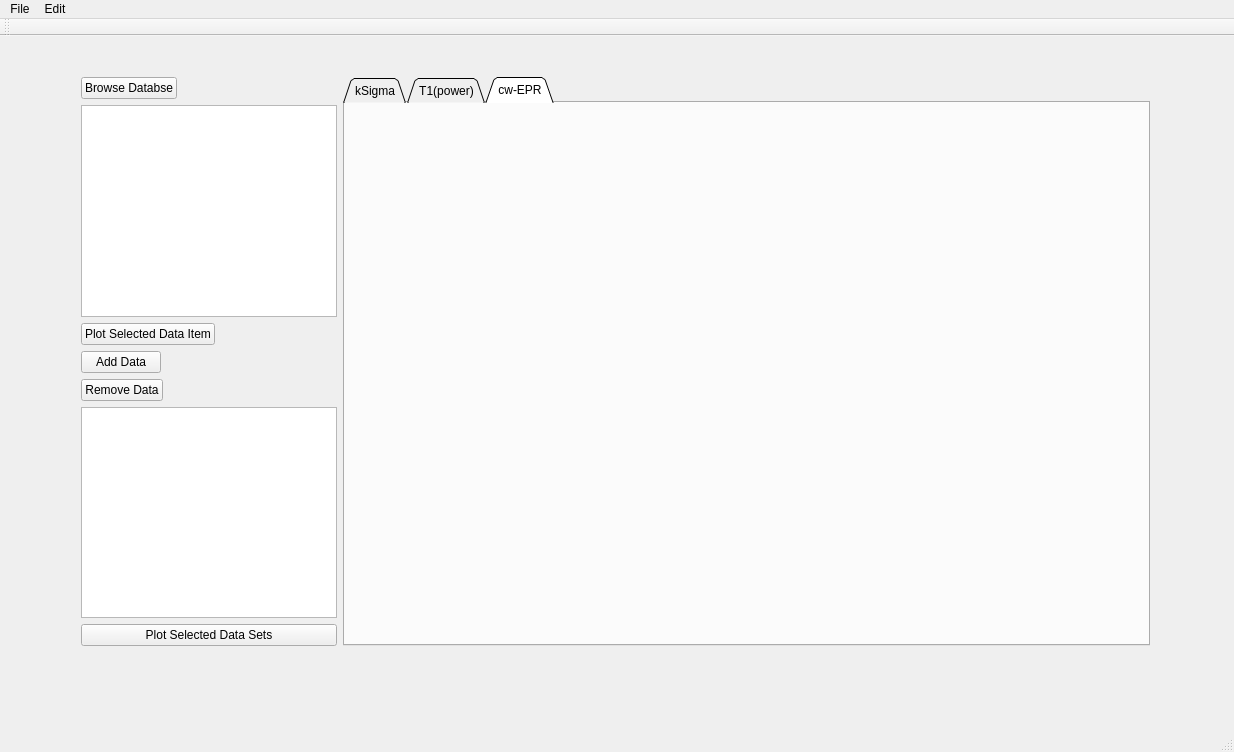
<?xml version="1.0" encoding="UTF-8"?>
<ui version="4.0">
 <class>MainWindow</class>
 <widget class="QMainWindow" name="MainWindow">
  <property name="geometry">
   <rect>
    <x>0</x>
    <y>0</y>
    <width>1234</width>
    <height>752</height>
   </rect>
  </property>
  <property name="windowTitle">
   <string>MainWindow</string>
  </property>
  <widget class="QWidget" name="centralWidget">
   <widget class="QWidget" name="horizontalLayoutWidget">
    <property name="geometry">
     <rect>
      <x>70</x>
      <y>30</y>
      <width>1091</width>
      <height>591</height>
     </rect>
    </property>
    <layout class="QHBoxLayout" name="horizontalLayout">
     <item>
      <layout class="QVBoxLayout" name="verticalLayout">
       <property name="sizeConstraint">
        <enum>QLayout::SetFixedSize</enum>
       </property>
       <item>
        <widget class="QPushButton" name="browseDatabaseButton">
         <property name="sizePolicy">
          <sizepolicy hsizetype="Maximum" vsizetype="Fixed">
           <horstretch>0</horstretch>
           <verstretch>0</verstretch>
          </sizepolicy>
         </property>
         <property name="layoutDirection">
          <enum>Qt::LeftToRight</enum>
         </property>
         <property name="text">
          <string>Browse Databse</string>
         </property>
         <property name="checkable">
          <bool>false</bool>
         </property>
        </widget>
       </item>
       <item>
        <widget class="QListWidget" name="dataListWidget">
         <property name="sizePolicy">
          <sizepolicy hsizetype="Fixed" vsizetype="Expanding">
           <horstretch>0</horstretch>
           <verstretch>0</verstretch>
          </sizepolicy>
         </property>
        </widget>
       </item>
       <item>
        <widget class="QPushButton" name="plotSelected">
         <property name="sizePolicy">
          <sizepolicy hsizetype="Maximum" vsizetype="Fixed">
           <horstretch>0</horstretch>
           <verstretch>0</verstretch>
          </sizepolicy>
         </property>
         <property name="text">
          <string>Plot Selected Data Item</string>
         </property>
        </widget>
       </item>
       <item>
        <widget class="QPushButton" name="addToListButton">
         <property name="sizePolicy">
          <sizepolicy hsizetype="Maximum" vsizetype="Fixed">
           <horstretch>0</horstretch>
           <verstretch>0</verstretch>
          </sizepolicy>
         </property>
         <property name="text">
          <string>Add Data</string>
         </property>
        </widget>
       </item>
       <item>
        <widget class="QPushButton" name="removeFromListButton">
         <property name="sizePolicy">
          <sizepolicy hsizetype="Maximum" vsizetype="Fixed">
           <horstretch>0</horstretch>
           <verstretch>0</verstretch>
          </sizepolicy>
         </property>
         <property name="text">
          <string>Remove Data</string>
         </property>
        </widget>
       </item>
       <item>
        <widget class="QListView" name="selectedDataListView">
         <property name="sizePolicy">
          <sizepolicy hsizetype="Fixed" vsizetype="Expanding">
           <horstretch>0</horstretch>
           <verstretch>0</verstretch>
          </sizepolicy>
         </property>
        </widget>
       </item>
       <item>
        <widget class="QPushButton" name="plotMultipleSelected">
         <property name="text">
          <string>Plot Selected Data Sets</string>
         </property>
        </widget>
       </item>
      </layout>
     </item>
     <item>
      <widget class="QTabWidget" name="tabWidget">
       <property name="tabShape">
        <enum>QTabWidget::Triangular</enum>
       </property>
       <property name="currentIndex">
        <number>2</number>
       </property>
       <property name="elideMode">
        <enum>Qt::ElideRight</enum>
       </property>
       <property name="usesScrollButtons">
        <bool>true</bool>
       </property>
       <widget class="QWidget" name="kSigma">
        <attribute name="title">
         <string>kSigma</string>
        </attribute>
        <widget class="QWidget" name="plotWidget" native="true">
         <property name="geometry">
          <rect>
           <x>0</x>
           <y>0</y>
           <width>801</width>
           <height>561</height>
          </rect>
         </property>
         <property name="maximumSize">
          <size>
           <width>1600</width>
           <height>1600</height>
          </size>
         </property>
        </widget>
        <zorder>plotWidget</zorder>
        <zorder>plotWidget</zorder>
       </widget>
       <widget class="QWidget" name="t1">
        <attribute name="title">
         <string>T1(power)</string>
        </attribute>
        <widget class="QWidget" name="plotWidget1" native="true">
         <property name="geometry">
          <rect>
           <x>0</x>
           <y>0</y>
           <width>801</width>
           <height>561</height>
          </rect>
         </property>
         <property name="maximumSize">
          <size>
           <width>1600</width>
           <height>1600</height>
          </size>
         </property>
        </widget>
       </widget>
       <widget class="QWidget" name="cwEPR">
        <attribute name="title">
         <string>cw-EPR</string>
        </attribute>
        <widget class="QWidget" name="plotWidget2" native="true">
         <property name="geometry">
          <rect>
           <x>0</x>
           <y>0</y>
           <width>801</width>
           <height>561</height>
          </rect>
         </property>
         <property name="maximumSize">
          <size>
           <width>1600</width>
           <height>1600</height>
          </size>
         </property>
        </widget>
       </widget>
      </widget>
     </item>
    </layout>
   </widget>
  </widget>
  <widget class="QMenuBar" name="menuBar">
   <property name="geometry">
    <rect>
     <x>0</x>
     <y>0</y>
     <width>1234</width>
     <height>22</height>
    </rect>
   </property>
   <widget class="QMenu" name="menuFile">
    <property name="title">
     <string>File</string>
    </property>
   </widget>
   <widget class="QMenu" name="menuEdit">
    <property name="title">
     <string>Edit</string>
    </property>
   </widget>
   <addaction name="menuFile"/>
   <addaction name="menuEdit"/>
  </widget>
  <widget class="QToolBar" name="mainToolBar">
   <attribute name="toolBarArea">
    <enum>TopToolBarArea</enum>
   </attribute>
   <attribute name="toolBarBreak">
    <bool>false</bool>
   </attribute>
  </widget>
  <widget class="QStatusBar" name="statusBar"/>
 </widget>
 <layoutdefault spacing="6" margin="11"/>
 <resources/>
 <connections/>
</ui>
